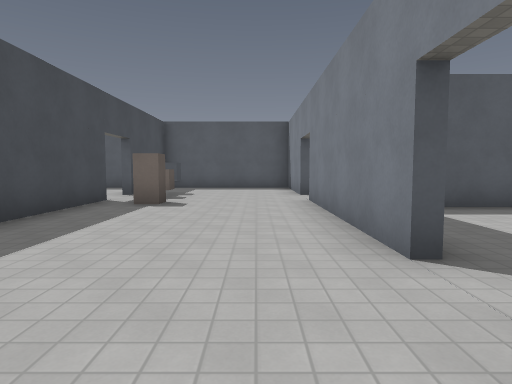
[1] (above)

17 first-person views from a walk through a Godot game level. The camera is 1.4 m above the floor, tilts 4° down and sees 75° across. The floor is counted in squares, 2 m on a side. Each view is taken from the middle of a square. On the plan, view 1 faces up. The plan holds only what a view shows up to about 10 squares ahead; the rest is blank. Characters and animated objects are not drawn. Surface patterns are stand-ins for the level's own textures.

[2]
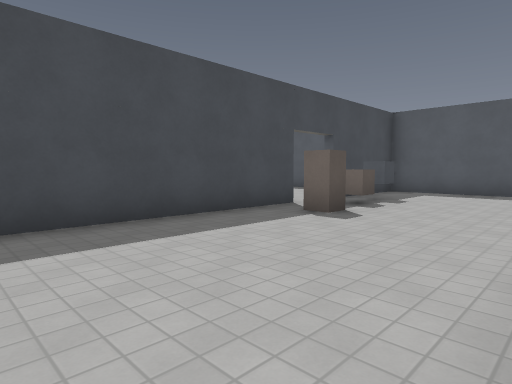

[3]
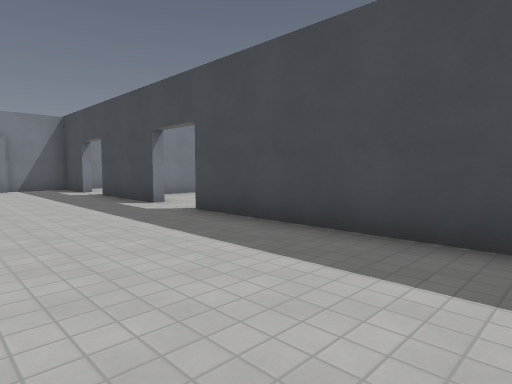

[4]
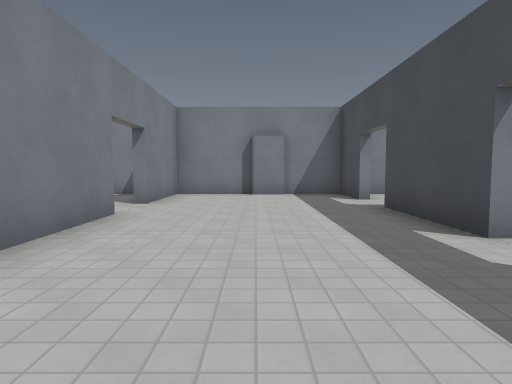

[5]
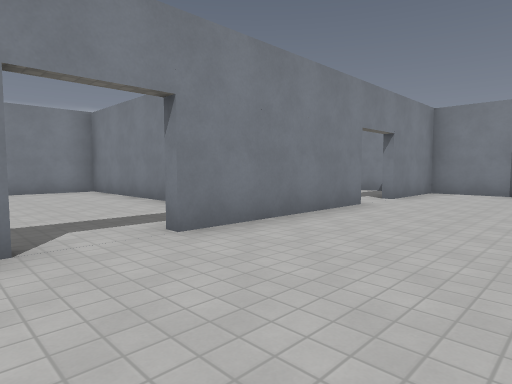

[6]
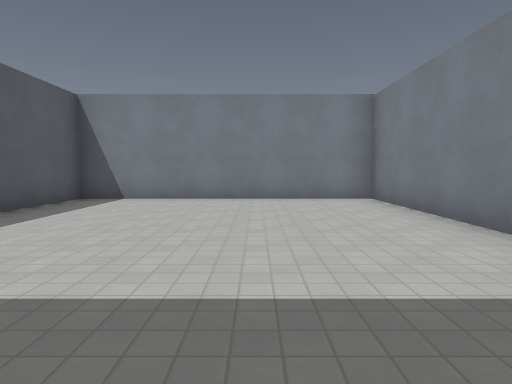

[7]
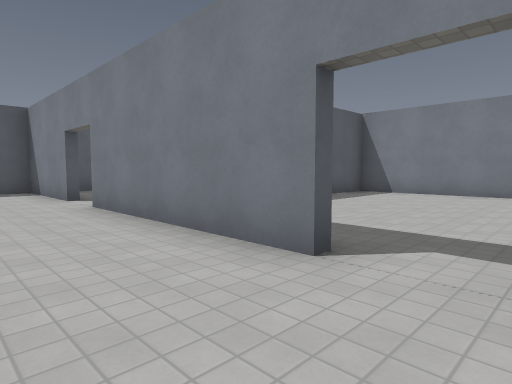

[8]
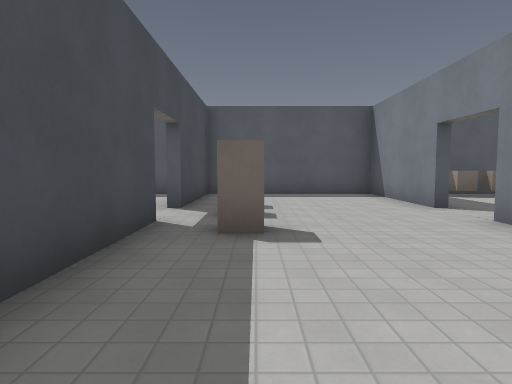

[9]
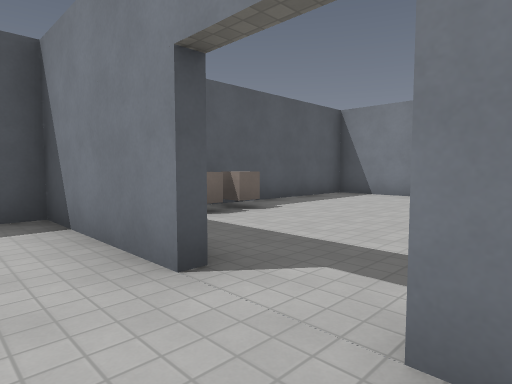

[10]
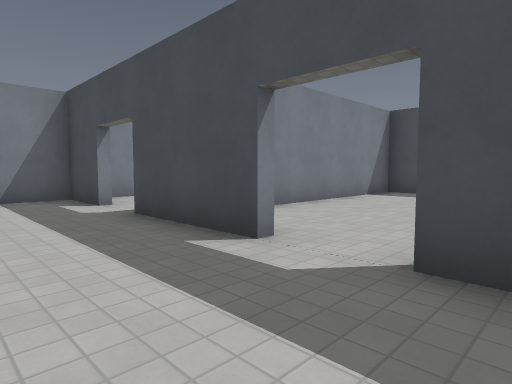

[11]
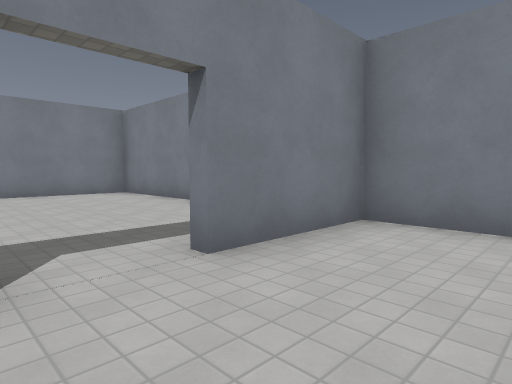

[12]
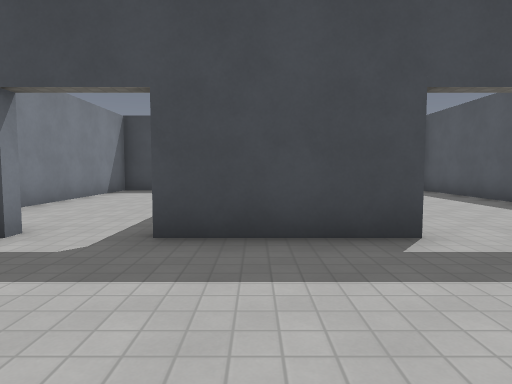

[13]
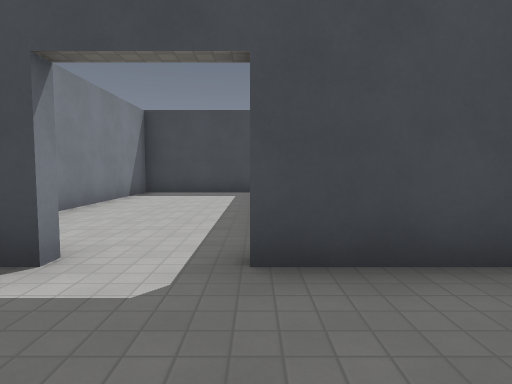

[14]
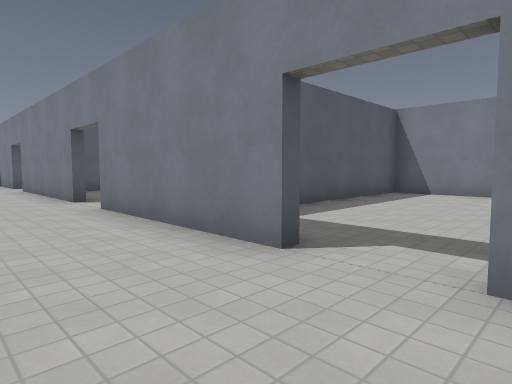

[15]
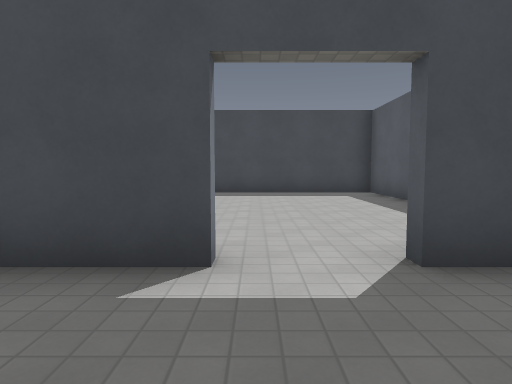

[16]
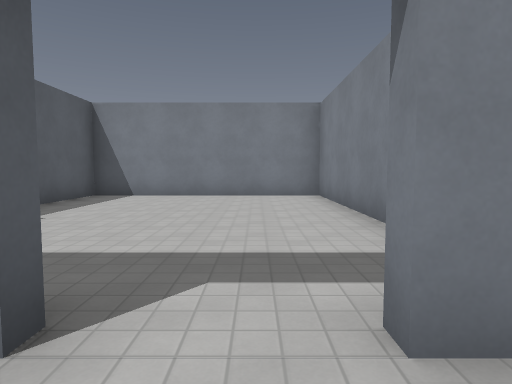

[17]
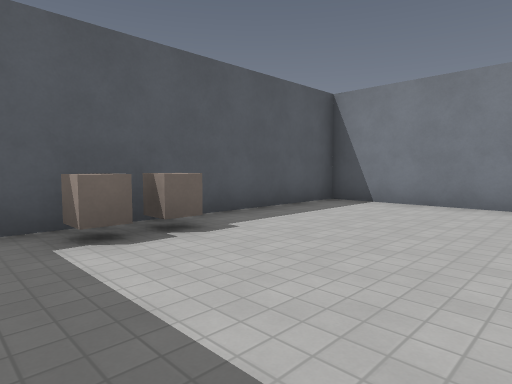

### Floor plan
Points are (right, up) in squares from view 1. A wall is a line through its corners. A room is listed if a view was taken in it or the views show most of it. See-through windows are left out.
Room 1 (views 1, 2, 3, 4, 5, 6, 7, 8, 9, 10, 11, 12, 13, 14, 15, 16)
walls: (1.2, 2.5) (1.2, 7.5); (-3.3, -1.2) (-3.3, -4.1); (1.2, -3.2) (1.2, 1.1); (-3.3, 7.5) (-3.3, 0.1); (1.2, 8.9) (1.2, 12.2) (-3.3, 12.2) (-3.3, 8.9); (-3.3, -5.5) (-3.3, -7.2) (-1.8, -7.2); (-2.2, 9.8) (-2.2, 9.1) (-2.8, 9.1); (-1.9, -7) (-0.9, -7); (-1, -7.2) (1.2, -7.2) (1.2, -4.6)
ways out: opening at (1, 8) to room 2; opening at (1, -4) to room 3; opening at (1, 2) to room 4; opening at (-3, -0.5) to room 5; opening at (-3, -5) to room 6
objects: other object (-3, 8) to (-2, 8); other object (-2, 7)
Room 2 (view 17)
walls: (4.1, 6.3) (8.7, 6.3) (8.7, 12.2) (2.5, 12.2)
ways out: opening at (1, 8) to room 1
objects: other object (3, 11); other object (4, 11)
Room 3 (no view inside)
walls: (5.2, -7.2) (8.7, -7.2) (8.7, -1) (4.2, -1); (2.4, -7.2) (3, -7.2)
ways out: opening at (1, -4) to room 1
Room 4 (no view inside)
walls: (4.8, 6.1) (3.4, 6.1); (4.4, -0.7) (8.7, -0.7) (8.7, 6.1) (6.2, 6.1)
ways out: opening at (1, 2) to room 1
Room 5 (no view inside)
walls: (-7, 2.5) (-10.8, 2.5) (-10.8, -3.2) (-4.6, -3.2)
ways out: opening at (-3, -0.5) to room 1
Room 6 (no view inside)
walls: (-10.8, -4.1) (-10.8, -7.2) (-4.1, -7.2)
ways out: opening at (-3, -5) to room 1

Positions as (right, up) in squares from view 1, and headings:
1: (0, 0), facing up
2: (1, 2), facing up-left
3: (0, 5), facing down-left
4: (-1, 2), facing down
5: (-2, 3), facing down-right
6: (1, 2), facing right
7: (-1, 1), facing up-right
8: (-2, 3), facing up
9: (0, 7), facing up-right
10: (-1, 1), facing down-left
11: (-1, -3), facing down-right
12: (0, -3), facing left
13: (-1, -4), facing left
14: (-1, -5), facing up-right
15: (-1, -1), facing left
16: (0, 8), facing right
17: (2, 8), facing up-right
